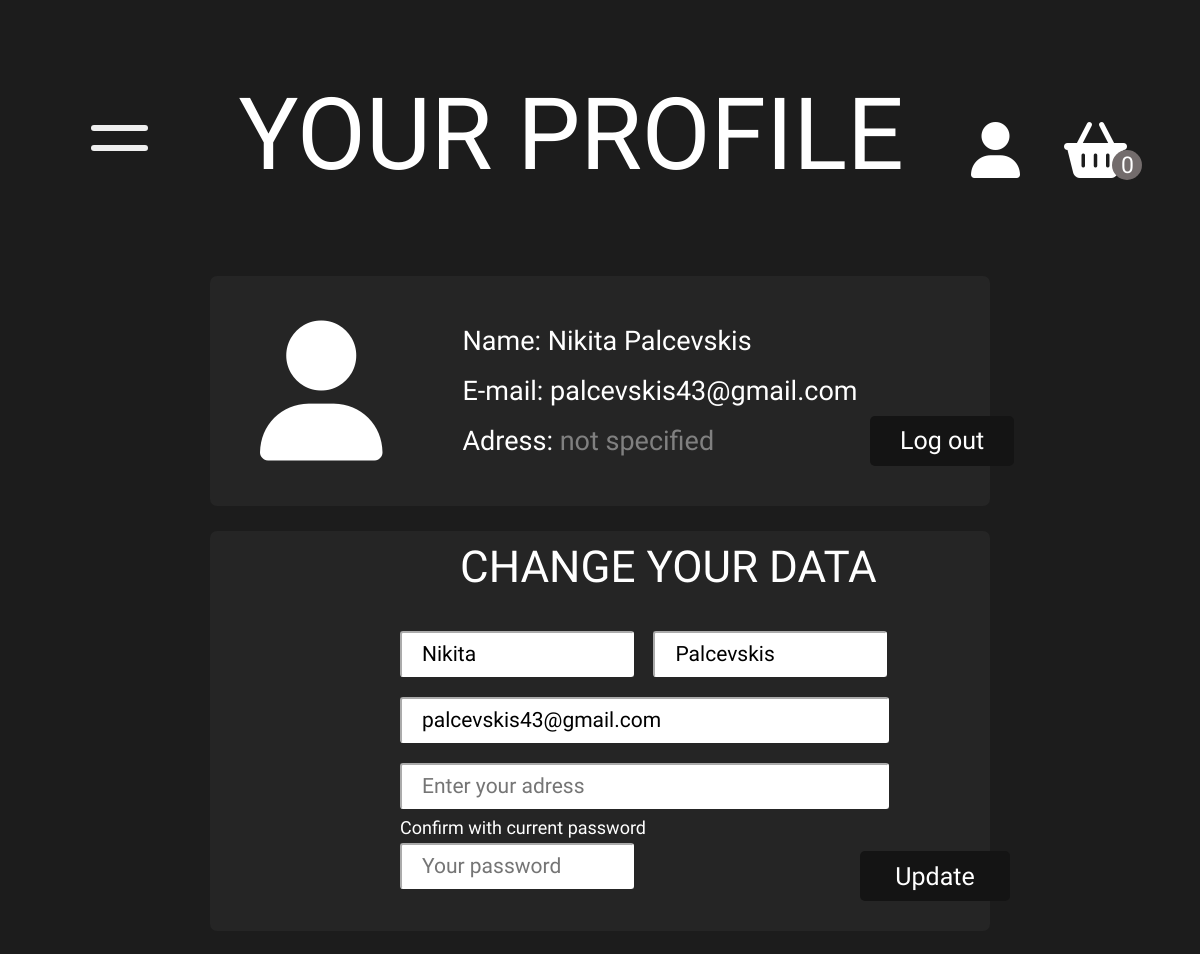
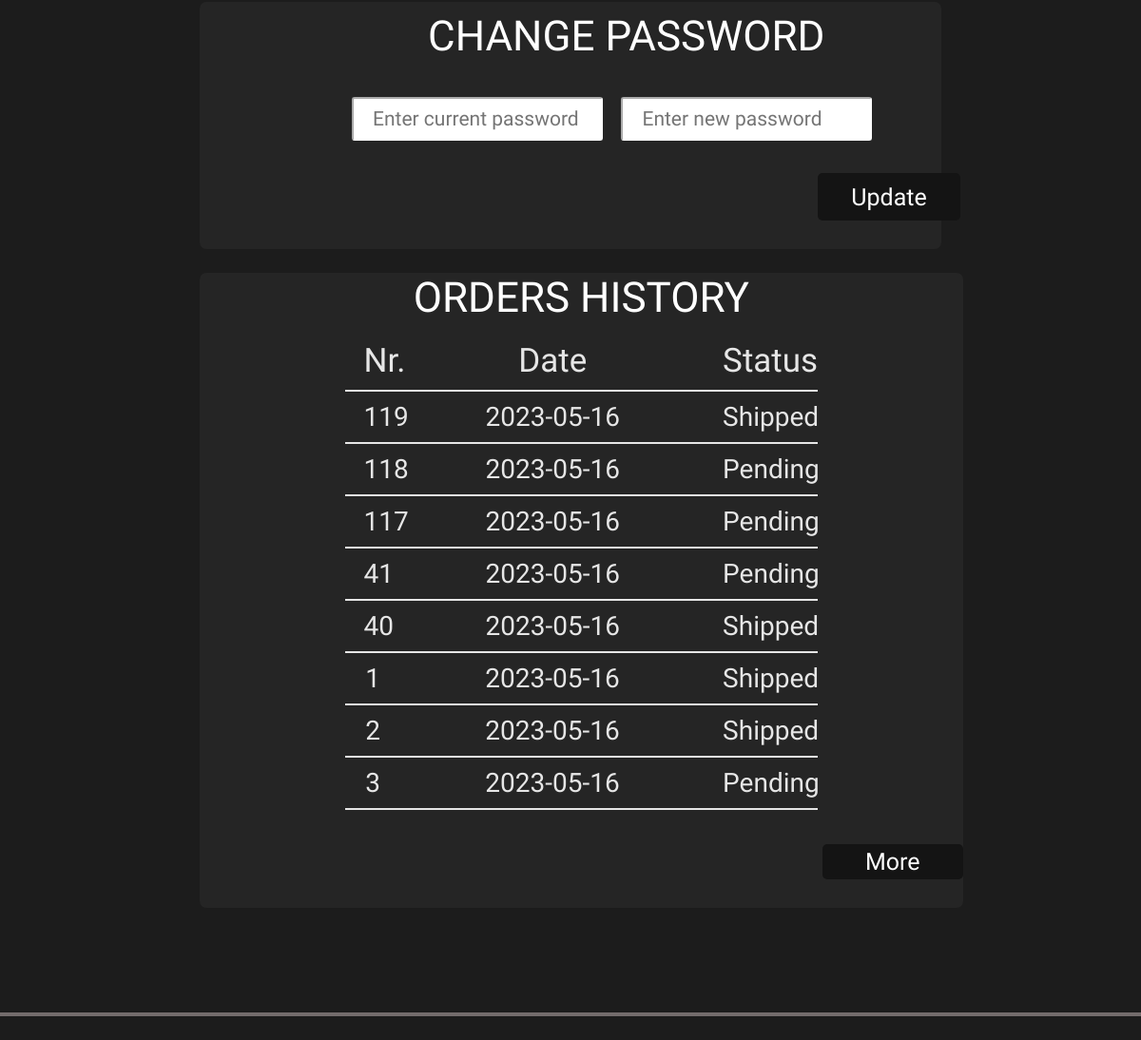
The page /profile.php (signed in) on the database its author committed (2 pictures, top to bottom).
### tables this page shows
CREATE TABLE IF NOT EXISTS `users` (
  `id` int NOT NULL AUTO_INCREMENT,
  `email` varchar(50) DEFAULT NULL,
  `password` varchar(100) DEFAULT NULL,
  `name` varchar(20) DEFAULT NULL,
  `surname` varchar(20) DEFAULT NULL,
  `adress` varchar(30) DEFAULT NULL,
  `role` varchar(10) DEFAULT 'user',
  PRIMARY KEY (`id`)
);

CREATE TABLE IF NOT EXISTS `orders` (
  `nr` int NOT NULL AUTO_INCREMENT,
  `status` varchar(20) DEFAULT NULL,
  `fullPrice` float DEFAULT NULL,
  `date` datetime DEFAULT CURRENT_TIMESTAMP,
  `email` varchar(50) DEFAULT NULL,
  PRIMARY KEY (`nr`) USING BTREE
);

### profile.php (the view, shortened to what this page needs)
<?php
include('database.php');
$usersEmail = $_COOKIE['user'];
$query = mysqli_query($start, "SELECT * FROM users WHERE email LIKE '$usersEmail'");
    foreach($query as $row) {
        $name = $row['name'];
        $surname = $row['surname'];
        $adress = $row['adress'];
    }
?>
<!DOCTYPE html>
<html>
<head>
    <link rel="stylesheet" type="text/css" href="css/style.css">
    <link rel="stylesheet" type="text/css" href="css/profileStyle.css">
    <link rel="stylesheet" href="https://cdnjs.cloudflare.com/ajax/libs/font-awesome/6.4.0/css/all.min.css">
</head>
<body onload="cartLength();">
    <header>
        <nav>
            <ul>
                <li>
                    <div id="openMenu" onclick="showMenu();">
                        <span></span>
                        <span id="firstMenuLine"></span>
                        <span id="secondMenuLine"></span>
                    </div>
                </li>
                <li><a href="index.php"><h1>YOUR PROFILE</h1></a></li>
                <li>
                    <a href="login.php"><i class="fa fa-user" aria-hidden="true"></i></a>
                    <a href="cart.php"><i class="fa-solid fa-basket-shopping"></i><span id="cartLength">0</span><span id="cartCircle"></span></a>
                </li>
            </ul>
        </nav>
    </header>
    <main>
        <div class="usersProfile">
            <?php
            if(isset($_COOKIE['admin'])){
                echo'<i id="profileLogo" class="fa-solid fa-user-secret" aria-hidden="true"></i>';
            } else{
                echo'<i id="profileLogo" class="fa fa-user" aria-hidden="true"></i>';
            };
            ?>
            <div id="usersData">
                <?php
                    echo"<p>Name: $name $surname</p>
                        <p>E-mail: $usersEmail</p>";
                        if(isset($_COOKIE['admin'])){
                            echo"<p>Role: admin</p>";
                        } elseif (empty($adress)){
                            echo"<p>Adress: <span style='color: grey;'>not specified</span></p>";
                        } else{
                            echo"<p>Adress: $adress</p>";
                        }
                ?>
            </div>
            <a href="logout.php" id="logOutButton">Log out</a>
        </div>
        <div class="changeYourData">
            <p>CHANGE YOUR DATA</p>
            <form method="POST" onsubmit="return validationCheck()">
                <div>
                    <input id="userNameInsideInput" type="text" name="name" minlength="2" maxlength="15" required placeholder="Enter new name">
                    <input type="text" id="secondShortInput" name="surname" minlength="2" maxlength="15" required placeholder="Enter new surname">
                </div>
                <input id="emailInsideInput" class="longInput" type="email" name="email" pattern="[a-z0-9._%+-]+@[a-z0-9.-]+.[a-z]{2,4}"  minlength="5" maxlength="49" required placeholder="Enter new e-mail">
                <?php
                if(!isset($_COOKIE['admin'])){
                    echo'<input id="insideInputAdress" class="longInput" type="text" name="adress" maxlength="29" placeholder="Enter your adress">';
                };
                ?>
                <li>Confirm with current password</li>
                <input id="passwordForDataChange" type="password" minlength="8" maxlength="20" name="confirm" required placeholder="Your password">
                <input id="updateButton" type="submit" name="button" value="Update">
            </form>
        </div>
        <div class="changeYourData changePassword">
            <p>CHANGE PASSWORD</p>
            <form method="POST" onsubmit="return validationCheck()">
                <div>
                    <input type="password" name="currentpass" minlength="8" maxlength="20" required placeholder="Enter current password">
                    <input type="password" id="secondShortInput" minlength="8" maxlength="20" name="newpass" required placeholder="Enter new password">
                </div>
                <input id="updateButton" type="submit" name="buttonForPass" value="Update">
            </form>
        </div>
        <?php
        if(!isset($_COOKIE['admin'])){
            echo'<div class="ordersHistory">
                <p>ORDERS HISTORY</p>
                <div class="ordersHistoryHeader">
                    <li class="historyNr">Nr.</li>
                    <li class="historyDate">Date</li>
                    <li class="historyStatus">Status</li>
                </div>';
            $query = mysqli_query($start, "SELECT * FROM `orders` WHERE `email`='{$usersEmail}' ORDER BY `date` DESC;");
            foreach($query as $row) {
                $orderStatus = $row['status'];
                $orderDate = $row['date'];
                $orderDate = substr($orderDate, 0, 10);
                $orderNr = $row['nr'];
                    echo "<div class='ordersHistoryMain'>
                            <li class='historyNr'>$orderNr</li>
                            <li class='historyDate'>$orderDate</span>
                            <li class='historyStatus'>$orderStatus</span>
                        </div>";
                    };
            echo'<a id="historyMoreButton">More</a>
                    <p id="historyFooter"></p>
                </div>';
        } else {
            echo'<a href="adminpanel.php" id="adminPanelButton">ADMIN PANEL</a>';
        };
        ?>
    </main>
    <footer>
        <div id="dividingLine"></div>
    </footer>
</body>
</html>

### css/style.css (style rules this page uses)
* { padding: 0; margin: 0; font-family: 'Baloo 2', sans-serif; color: white; text-decoration: none; }
html { background-color: rgb(28, 28, 28); }
header { height: 25vh; }
li { list-style-type: none; }
header ul { display: flex; align-items: center; justify-content: space-between; list-style-type: none; margin-top: 9.5vh; }
#openMenu { cursor: pointer; margin-left: 7.6vw; transition: .3s; }
#openMenu span { position: absolute; height: 6px; width: 57px; background-color: rgb(238, 238, 238); border-radius: 5px; z-index: 3; }
#openMenu span:first-child { margin-top: -10px; height: 25px; background-color: rgba(0, 0, 0, 0); }
#firstMenuLine { margin-top: -10px; transition: .4s; }
#secondMenuLine { margin-top: 10px; transition: .4s; }
h1 { cursor: pointer; font-size: 100px; font-weight: 100; margin-left: 10vw; }
header i { margin-top: 0px; font-size: 56px; margin-left: 40px; cursor: pointer; transition: .06s; }
header ul li:last-child { margin-top: 30px; margin-right: 5vw; }
header a { position: relative; }
#cartLength { position: relative; top: 2px; left: -6px; font-size: 23px; z-index: 1; }
#cartCircle { position: absolute; top: 50%; left: 50%; transform: translate(100%, -50%); background-color: rgb(115, 108, 108); border-radius: 100%; width: 30px; height: 30px; }
main { max-width: 65vw; display: flex; flex-wrap: wrap; margin-left: auto; margin-right: auto; }
#dividingLine { background-color: rgb(115, 108, 108); height: 4px; width: 100vw; max-width: 100%; margin-bottom: 25px; margin-top: 110px; }
form { display: flex; flex-direction: column; margin: auto; font-size: 18px; }
main form input { border-color: white; border-radius: 3px; font-size: 20px; padding: 10px 20px; width: 400px; color: black; margin-top: 20px; }

### rows shown on the page
users: name "Nikita", surname "Palcevskis"
orders: nr "119", date "2023-05-16", status "Shipped"
orders: nr "118", date "2023-05-16", status "Pending"
orders: nr "117", date "2023-05-16", status "Pending"
orders: nr "41", date "2023-05-16", status "Pending"
orders: nr "40", date "2023-05-16", status "Shipped"
orders: nr "1", date "2023-05-16", status "Shipped"
orders: nr "2", date "2023-05-16", status "Shipped"
orders: nr "3", date "2023-05-16", status "Pending"

### other values the page prints
$usersEmail "palcevskis43@gmail.com"
